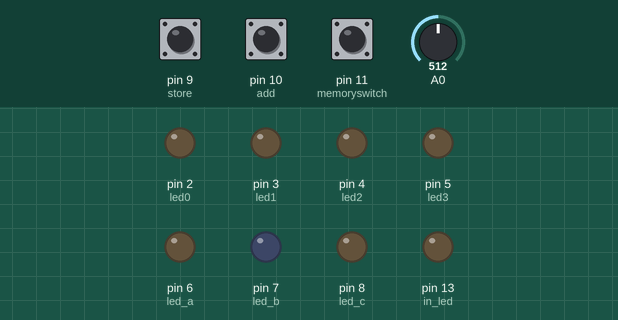
Simulated run of this sketch. Board: Arduino Uno, built with avr-gcc and run on an emulated ATmega328P. Shown: output pins drawn as LEDs (lit = HIGH). Dashed ring = blinking. The test bench sets the inputs (shaded band); at power-on: pin 9 (store) HIGH, A0 = 512, pin 11 (memoryswitch) HIGH, pin 10 (add) HIGH.

Above: at 1.2 s.
1.3 s: pin 9 (store) pulled LOW for 3.2 s
At 5.5 s:
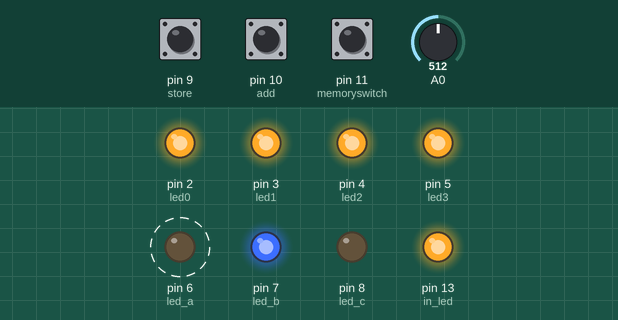
6.7 s: A0 set to 558
At 7.8 s:
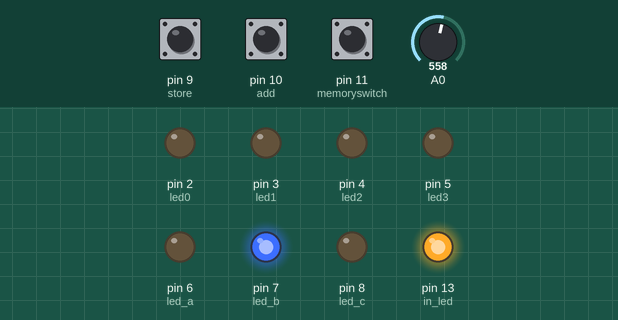
8.2 s: A0 set to 716
At 9.0 s:
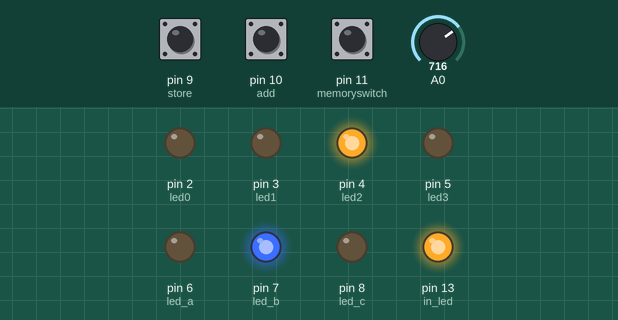
9.7 s: pin 9 (store) pulled LOW for 0.15 s
At 10.1 s:
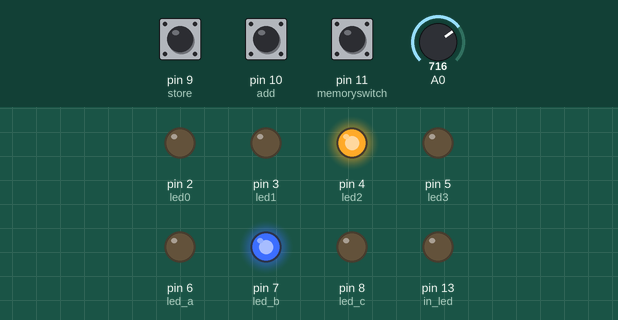
12.2 s: pin 11 (memoryswitch) pulled LOW for 3.2 s
At 15.5 s:
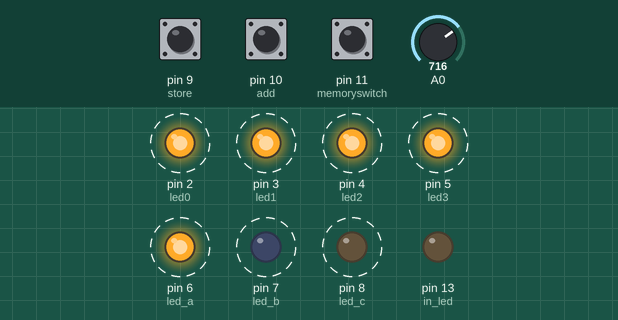
16.9 s: pin 9 (store) pulled LOW for 0.15 s
At 18.3 s:
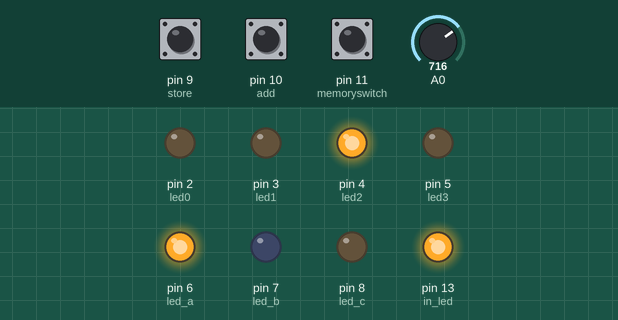
Timing chart, 0 to 19.8 s (numbered marks = the images above; inputs shaded):
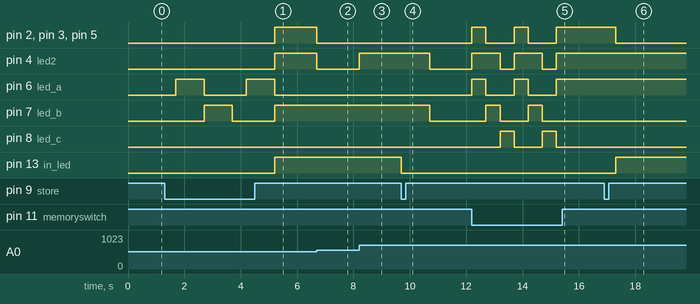

The sketch:

binaryadder01.ino
```cpp
const int led0 = 2;
const int led1 = 3;
const int led2 = 4;
const int led3 = 5;

const int led_a = 6;
const int led_b = 7;
const int led_c = 8;

const int store = 9;
const int add = 10;
const int memoryswitch = 11;

const int in_led = 13;

int sled;

int register_a, register_b, register_c;

void setup() {
  pinMode(led0, OUTPUT);
  pinMode(led1, OUTPUT);
  pinMode(led2, OUTPUT);
  pinMode(led3, OUTPUT);

  pinMode(led_a, OUTPUT);
  pinMode(led_b, OUTPUT);
  pinMode(led_c, OUTPUT);

  pinMode(in_led, OUTPUT);

  pinMode(store, INPUT_PULLUP);
  pinMode(add, INPUT_PULLUP);
  pinMode(memoryswitch, INPUT_PULLUP);

  sled = 0;
  register_a = 0;
  register_b = 0;
  register_c = 0;
}

void loop() {
  if (digitalRead(memoryswitch) == LOW) {
    if (sled % 3 == 0) {
      digitalWrite(led_a, HIGH);
      digitalWrite(led_b, LOW);
      digitalWrite(led_c, LOW);
      printled(register_a);
    } else if (sled % 3 == 1) {
      digitalWrite(led_b, HIGH);
      digitalWrite(led_c, LOW);
      digitalWrite(led_a, LOW);
      printled(register_b);
    } else {
      digitalWrite(led_c, HIGH);
      digitalWrite(led_a, LOW);
      digitalWrite(led_b, LOW);
      printled(register_c);
    }
    sled++;
    delay(400);
  }


  if (digitalRead(store) == LOW) {
    delay(400);

    digitalWrite(in_led, HIGH);
    digitalWrite(led_a, HIGH);
    digitalWrite(led_b, LOW);
    digitalWrite(led_c, LOW);
    while (digitalRead(store) == HIGH) {
      printled(mapint(analogRead(0), 0, 1023, -8, 7));
    }
    digitalWrite(in_led, LOW);
    register_a = mapint(analogRead(0), 0, 1023, -8, 7);
    delay(1000);

    digitalWrite(in_led, HIGH);
    digitalWrite(led_b, HIGH);
    digitalWrite(led_c, LOW);
    digitalWrite(led_a, LOW);
    while (digitalRead(store) == HIGH) {
      printled(mapint(analogRead(0), 0, 1023, -8, 7));
    }
    digitalWrite(in_led, LOW);
    register_b = mapint(analogRead(0), 0, 1023, -8, 7);
    delay(1000);
    digitalWrite(led_a, LOW);
    digitalWrite(led_b, LOW);
    digitalWrite(led_c, LOW);
    printled(0);
    sled = 0;
  }

  if (digitalRead(add) == LOW) {
    register_c = register_a + register_b;
  }

  delay(100);
}

int mapint(int x, int in_min, int in_max, int out_min, int out_max) {
  return (x - in_min) * (out_max - out_min) / (in_max - in_min) + out_min;
}

void printled(int a) {
  switch (a) {
    case -8:
      digitalWrite(led0, HIGH);
      digitalWrite(led1, LOW);
      digitalWrite(led2, LOW);
      digitalWrite(led3, LOW);
      break;

    case -7:
      digitalWrite(led0, HIGH);
      digitalWrite(led1, LOW);
      digitalWrite(led2, LOW);
      digitalWrite(led3, HIGH);
      break;

    case -6:
      digitalWrite(led0, HIGH);
      digitalWrite(led1, LOW);
      digitalWrite(led2, HIGH);
      digitalWrite(led3, LOW);
      break;

    case -5:
      digitalWrite(led0, HIGH);
      digitalWrite(led1, LOW);
      digitalWrite(led2, HIGH);
      digitalWrite(led3, HIGH);
      break;

    case -4:
      digitalWrite(led0, HIGH);
      digitalWrite(led1, HIGH);
      digitalWrite(led2, LOW);
      digitalWrite(led3, LOW);
      break;

    case -3:
      digitalWrite(led0, HIGH);
      digitalWrite(led1, HIGH);
      digitalWrite(led2, LOW);
      digitalWrite(led3, HIGH);
      break;

    case -2:
      digitalWrite(led0, HIGH);
      digitalWrite(led1, HIGH);
      digitalWrite(led2, HIGH);
      digitalWrite(led3, LOW);
      break;

    case -1:
      digitalWrite(led0, HIGH);
      digitalWrite(led1, HIGH);
      digitalWrite(led2, HIGH);
      digitalWrite(led3, HIGH);
      break;

    case 0:
      digitalWrite(led0, LOW);
      digitalWrite(led1, LOW);
      digitalWrite(led2, LOW);
      digitalWrite(led3, LOW);
      break;

    case 1:
      digitalWrite(led0, LOW);
      digitalWrite(led1, LOW);
      digitalWrite(led2, LOW);
      digitalWrite(led3, HIGH);
      break;

    case 2:
      digitalWrite(led0, LOW);
      digitalWrite(led1, LOW);
      digitalWrite(led2, HIGH);
      digitalWrite(led3, LOW);
      break;

    case 3:
      digitalWrite(led0, LOW);
      digitalWrite(led1, LOW);
      digitalWrite(led2, HIGH);
      digitalWrite(led3, HIGH);
      break;

    case 4:
      digitalWrite(led0, LOW);
      digitalWrite(led1, HIGH);
      digitalWrite(led2, LOW);
      digitalWrite(led3, LOW);
      break;

    case 5:
      digitalWrite(led0, LOW);
      digitalWrite(led1, HIGH);
      digitalWrite(led2, LOW);
      digitalWrite(led3, HIGH);
      break;

    case 6:
      digitalWrite(led0, LOW);
      digitalWrite(led1, HIGH);
      digitalWrite(led2, HIGH);
      digitalWrite(led3, LOW);
      break;

    case 7:
      digitalWrite(led0, LOW);
      digitalWrite(led1, HIGH);
      digitalWrite(led2, HIGH);
      digitalWrite(led3, HIGH);
      break;

  }
}
```

Measured:
- the behaviour switches between 545 and 546 on A0 (found by bisection; images 1 and 2)
- after the input at 1.3 s, pin 2 (led0), pin 3 (led1), pin 4 (led2), pin 5 (led3), pin 13 (in_led): LOW → HIGH after 3.9 s; pin 6 (led_a): alternates HIGH for 1.0 s and LOW for 1.5 s, starting after 0.40 s; pin 7 (led_b): LOW → HIGH after 1.4 s, → LOW 1.0 s later, → HIGH 1.5 s later
- after the input at 6.7 s, pin 2 (led0), pin 3 (led1), pin 4 (led2), pin 5 (led3): HIGH → LOW at once
- after the input at 8.2 s, pin 4 (led2): LOW → HIGH at once
- after the input at 9.7 s, pin 4 (led2), pin 7 (led_b): HIGH → LOW after 1.0 s; pin 13 (in_led): HIGH → LOW at once
- after the input at 12.2 s, pin 2 (led0), pin 3 (led1): alternates HIGH for 0.50 s and LOW for 1.0 s, starting at once
- after the input at 16.9 s, pin 2 (led0), pin 3 (led1), pin 5 (led3): HIGH → LOW after 0.40 s; pin 13 (in_led): LOW → HIGH after 0.40 s
